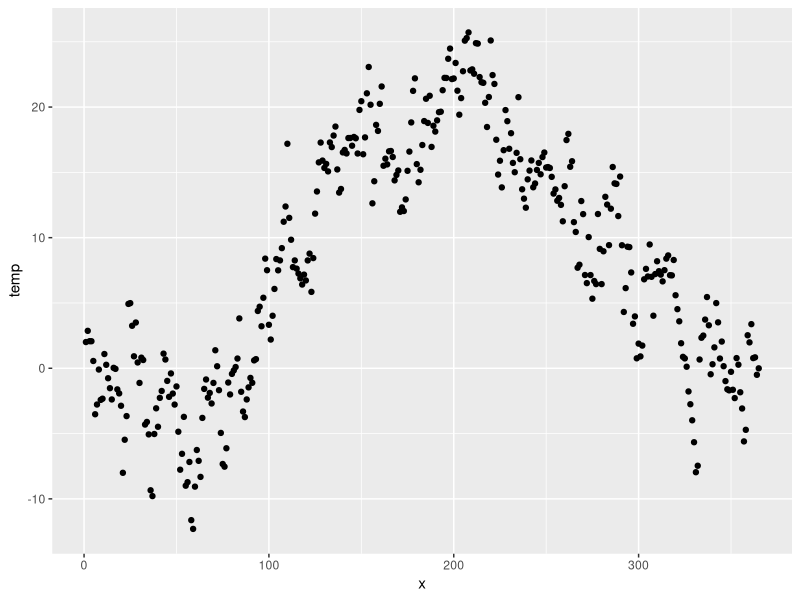

Source code (R):
library("ggplot2")

tempdata = read.table("TempLinkoping.txt", col.names = c("time","temp"), header = TRUE)
tempdata = lapply(tempdata, as.double) #data type was string which made everything shit the bed
# 1. lin & poly reg
#plot data

df = data.frame(
  x = 1:length(tempdata$temp),
  temp = tempdata$temp
)

ggplot(df, aes(x, temp)) + geom_point()

# a) conjugate prior for linear regression

# joint prior: beta, sigma
# sigma ~ inv-chi2(v0, sigma0)
# beta | sigma2 ~ N(u0, sigma*inv(omega0))

#prior values
u0 = t(c(-10,100,-100)) # (1x3) for b0,b1,b2 in the quadratic regression model posted in the lab desc (I THINK)
omega0 = diag(x = 0.01, 3,3) 
v0 = 4
sigma0 = 1

